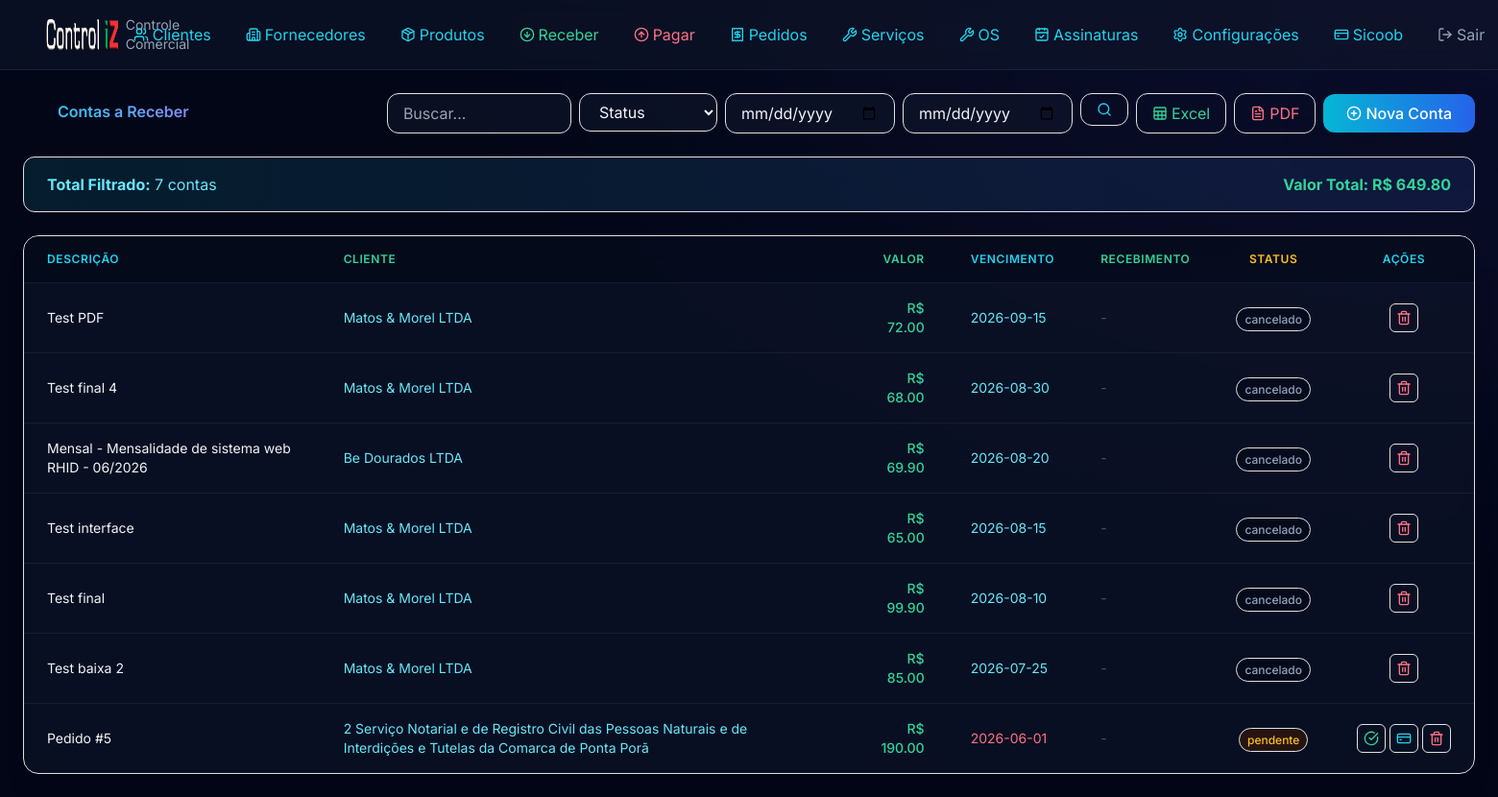
The app's page /contas/receber, older data.
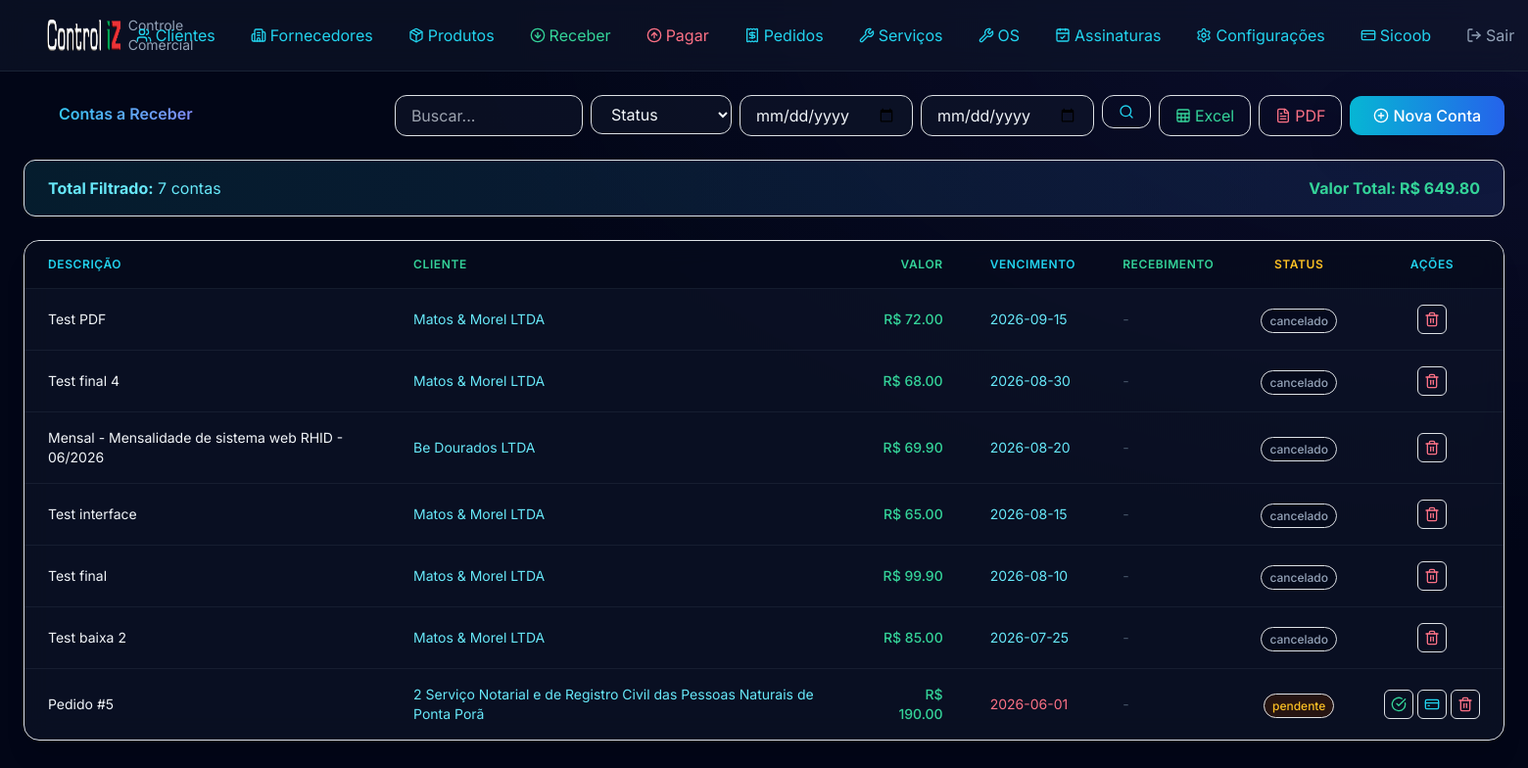
The same page, newer data.
### models.py (models this page shows)
class ContaReceber(Base):
    __tablename__ = "contas_receber"
    id = Column(Integer, primary_key=True, index=True)
    cliente_id = Column(Integer, ForeignKey("clientes.id"), nullable=True)
    descricao = Column(String(300), nullable=False)
    valor = Column(Float, nullable=False)
    data_vencimento = Column(Date, nullable=False)
    data_recebimento = Column(Date, nullable=True)
    status = Column(Enum(StatusConta), default=StatusConta.PENDENTE)
    forma_pagamento = Column(String(100), nullable=True)
    observacao = Column(Text, nullable=True)
    nosso_numero = Column(String(30), nullable=True, unique=True)
    boleto_emitido = Column(Boolean, default=False)
    boleto_url = Column(String(500), nullable=True)
    boleto_txid = Column(String(50), nullable=True)
    numero_documento = Column(String(30), nullable=True)
    api_nosso_numero = Column(String(30), nullable=True)
    data_emissao = Column(Date, nullable=True)
    motivo_baixa = Column(String(100), nullable=True)
    created_at = Column(DateTime, default=datetime.now)
    updated_at = Column(DateTime, default=datetime.now, onupdate=datetime.now)
    cliente = relationship("Cliente", back_populates="contas_receber")

class Cliente(Base):
    __tablename__ = "clientes"
    id = Column(Integer, primary_key=True, index=True)
    codigo = Column(String(50), nullable=True)
    bling_id = Column(BigInteger, nullable=True, unique=True)
    bling_updated_at = Column(DateTime, nullable=True)
    bling_pending_sync = Column(Boolean, default=False)
    nome = Column(String(200), nullable=False)
    cpf_cnpj = Column(String(20), nullable=True)
    tipo_pessoa = Column(String(10), nullable=True)
    email = Column(String(200), nullable=True)
    telefone = Column(String(20), nullable=True)
    celular = Column(String(20), nullable=True)
    endereco = Column(String(300), nullable=True)
    bairro = Column(String(100), nullable=True)
    cidade = Column(String(100), nullable=True)
    estado = Column(String(2), nullable=True)
    cep = Column(String(10), nullable=True)
    contato = Column(String(200), nullable=True)
    fantasia = Column(String(200), nullable=True)
    inscricao_estadual = Column(String(20), nullable=True)
    inscricao_municipal = Column(String(20), nullable=True)
    situacao = Column(String(1), default="A")
    observacao = Column(Text, nullable=True)
    created_at = Column(DateTime, default=datetime.now)
    updated_at = Column(DateTime, default=datetime.now, onupdate=datetime.now)
    contas_receber = relationship("ContaReceber", back_populates="cliente")
    assinaturas = relationship("Assinatura", back_populates="cliente")
    ordens_servico = relationship("OrdemServico", back_populates="cliente")

### routers/contas.py (the view)
@router.get("/receber")
def listar_contas_receber(
    request: Request, db: Session = Depends(get_db),
    status_filtro: str = Query(""), busca: str = Query(""),
    data_inicio: str = Query(""), data_fim: str = Query("")
):
    query = db.query(ContaReceber).join(Cliente, isouter=True)
    if status_filtro:
        query = query.filter(ContaReceber.status == status_filtro)
    if busca:
        query = query.filter(
            ContaReceber.descricao.ilike(f"%{busca}%") |
            Cliente.nome.ilike(f"%{busca}%")
        )
    if data_inicio:
        query = query.filter(ContaReceber.data_vencimento >= date.fromisoformat(data_inicio))
    if data_fim:
        query = query.filter(ContaReceber.data_vencimento <= date.fromisoformat(data_fim))
    contas = query.order_by(ContaReceber.data_vencimento.desc()).all()
    total_valor = sum(c.valor for c in contas)
    clientes = db.query(Cliente).order_by(Cliente.nome).all()
    messages = get_messages(request)
    return request.app.state.templates.TemplateResponse(
        "contas/receber_listar.html",
        {"request": request, "contas": contas, "clientes": clientes,
         "status_filtro": status_filtro, "busca": busca, "StatusConta": StatusConta,
         "messages": messages, "data_inicio": data_inicio, "data_fim": data_fim,
         "total_valor": total_valor}
    )

### templates/contas/receber_listar.html (shortened to what the changed rows need)
{% extends "base.html" %}
{% block content %}
<div class="bg-slate-900/60 backdrop-blur-md border border-slate-800/80 rounded-2xl shadow-xl overflow-hidden">
    <table class="w-full divide-y divide-slate-800/60" id="tabelaContasReceber">
        <thead class="bg-slate-950/50">
            <tr>
                <th class="px-4 py-3 text-left text-xs font-semibold text-cyan-400 uppercase tracking-wider">Descrição</th>
                <th class="px-4 py-3 text-left text-xs font-semibold text-emerald-400 uppercase tracking-wider">Cliente</th>
                <th class="px-4 py-3 text-right text-xs font-semibold text-emerald-400 uppercase tracking-wider">Valor</th>
                <th class="px-4 py-3 text-left text-xs font-semibold text-cyan-400 uppercase tracking-wider">Vencimento</th>
                <th class="px-4 py-3 text-left text-xs font-semibold text-emerald-400 uppercase tracking-wider">Recebimento</th>
                <th class="px-4 py-3 text-center text-xs font-semibold text-amber-400 uppercase tracking-wider">Status</th>
                <th class="px-4 py-3 text-center text-xs font-semibold text-cyan-400 uppercase tracking-wider">Ações</th>
            </tr>
        </thead>
        <tbody class="divide-y divide-slate-800/60">
            {% for c in contas %}
            <tr class="hover:bg-slate-800/40 transition">
                <td class="px-4 py-3 text-sm text-slate-100">{{ c.descricao }}</td>
                <td class="px-4 py-3 text-sm text-cyan-300">{{ c.cliente.nome if c.cliente else '-' }}</td>
                <td class="px-4 py-3 text-right text-sm text-emerald-400 font-medium">R$ {{ "%.2f"|format(c.valor) }}</td>
                <td class="px-4 py-3 text-sm{% if c.status.value in ['pendente', 'vencido'] and c.data_vencimento < now() %} text-rose-400{% else %} text-cyan-300{% endif %}">{{ c.data_vencimento }}</td>
                <td class="px-4 py-3 text-sm{% if c.data_recebimento %} text-emerald-300{% else %} text-slate-600{% endif %}">{{ c.data_recebimento or '-' }}</td>
                <td class="px-4 py-3 text-center">
                    {% set cor = 'emerald' if c.status.value == 'pago' else 'amber' if c.status.value == 'pendente' else 'rose' if c.status.value == 'vencido' else 'slate' %}
                    <span class="px-2 py-1 text-xs font-medium bg-{{ cor }}-950/50 text-{{ cor }}-400 border border-{{ cor }}-800/50 rounded-full">{{ c.status.value }}</span>
                </td>
                <td class="px-4 py-3 text-center align-middle" style="min-width: 7rem;">
                    <div class="flex items-center justify-center gap-1">
                        {% if c.status.value not in ['pago', 'cancelado', 'baixa_solicitada'] %}
                        <button class="inline-flex p-1.5 text-emerald-400 border border-slate-700 rounded hover:bg-emerald-950/30 transition" title="Receber" onclick="abrirRecebimento({{ c.id }}, '{{ c.descricao|e }}', '{{ c.cliente.nome if c.cliente else '---' }}', {{ c.valor }})"><i data-lucide="check-circle" class="w-4 h-4"></i></button>
                        {% endif %}
                        {% if not c.boleto_emitido %}
                        <button class="inline-flex p-1.5 text-cyan-400 border border-slate-700 rounded hover:bg-cyan-950/30 transition" title="Emitir Boleto" onclick="abrirEmitir({{ c.id }}, {{ c.valor }})"><i data-lucide="credit-card" class="w-4 h-4"></i></button>
                        {% endif %}
                        <button class="inline-flex p-1.5 text-rose-400 border border-slate-700 rounded hover:bg-rose-950/30 transition" onclick="confirmarExclusao('/contas/receber/{{ c.id }}/excluir', 'Excluir {{ c.descricao }}?')" title="Excluir"><i data-lucide="trash-2" class="w-4 h-4"></i></button>
                    </div>
                </td>
            </tr>
            {% else %}
            <tr><td colspan="7" class="px-4 py-12 text-center text-slate-500">Nenhuma conta cadastrada</td></tr>
            {% endfor %}
        </tbody>
    </table>
</div>
{% endblock %}

Row changes from the older to the newer data that the page shows:
changed through a linked row, ContaReceber "Pedido #5": cliente "2 Serviço Notarial e de Registro Civil das Pessoas Naturais e de Interdições e Tutelas da Comarca de Ponta Porã" → "2 Serviço Notarial e de Registro Civil das Pessoas Naturais de Ponta Porã"
